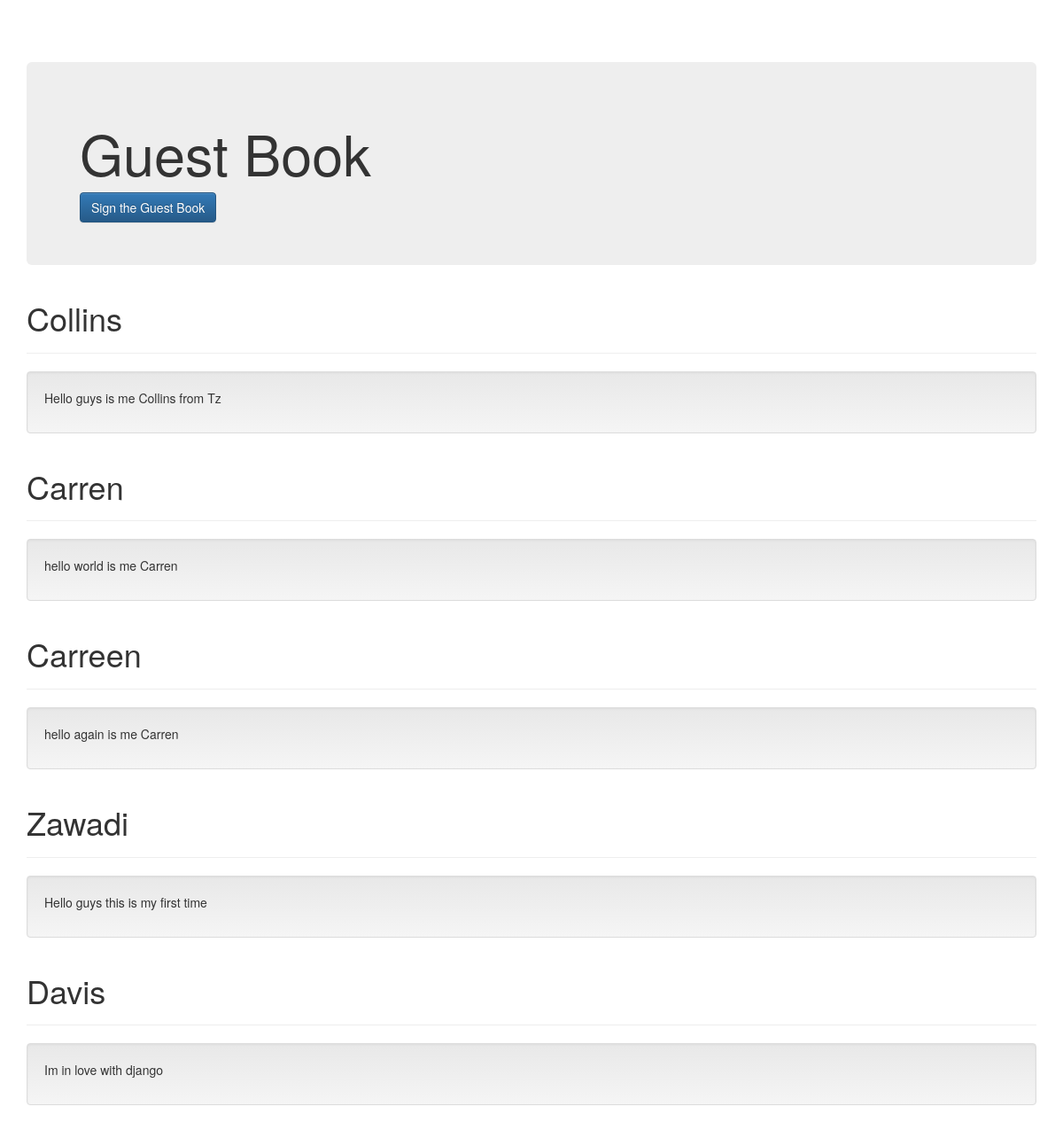
Page /guestbook/ on the committed database.
### guestbook/models.py (models this page shows, shortened)
class Comment(models.Model):
  name    = models.CharField(max_length=20)
  comment = models.TextField()
  date_added = models.DateTimeField(default=timezone.now)

### guestbook/views.py (the view)
# urls.py: path('',views.index, name='index'),
def index(request):
  comments = Comment.objects.order_by('-date_added') # order them in reverse
  context = {'comments': comments}
  return render(request, 'guestbook/index.html',context)

### guestbook/templates/guestbook/index.html (shortened to what this page needs)
{% load static %}
<!DOCTYPE html>
<html lang="en">
  <head>
    <link href="{% static 'guestbook/bootstrap.min.css' %}" rel="stylesheet">
    <link href="{% static 'guestbook/bootstrap-theme.min.css' %}" rel="stylesheet">
    <link href="{% static 'guestbook/theme.css' %}" rel="stylesheet">
  </head>
  <body>
    <div class="container theme-showcase" role="main">
      <div class="jumbotron">
        <h1>Guest Book</h1>
        <a type="button" class="btn  btn-primary" href="{% url 'sign' %}">Sign the Guest Book</a>
      </div>
      {% for c in comments %}
      <div class="page-header">
        <h1>{{ c.name }}</h1>
      </div>
      <div class="well">
        <p>{{ c.comment }}</p>
      </div>
      {% endfor %}
    </div>
  </body>
</html>

### guestbook/static/guestbook/theme.css (style rules this page uses)
body { padding-top: 70px; padding-bottom: 30px; }

### rows in the picture
Comment: name "Collins", comment "Hello guys is me Collins from Tz"
Comment: name "Carren", comment "hello world is me Carren"
Comment: name "Carreen", comment "hello again is me Carren"
Comment: name "Zawadi", comment "Hello guys this is my first time"
Comment: name "Davis", comment "Im in love with django"
